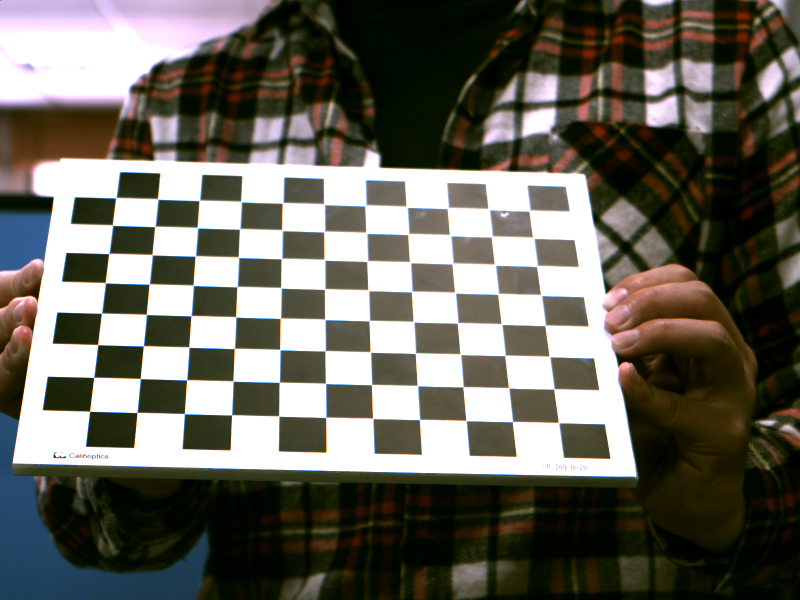
#> input picture images/OriginalPerspective.png, 1600 x 1200 px (shown at 1/2 size)
$ python perspective_trans.py
#> lines starting #> are read from the running program, lines starting #| are printed output that depends on the picture
import cv2
import numpy as np
# cv2.namedWindow('origin', cv2.WINDOW_NORMAL)
orig = cv2.imread('images/OriginalPerspective.png')
#> orig is the input picture: shape (1200, 1600, 3); mean B, G, R 92.2, 101.8, 103.8
# cv2.imshow('origin', orig)
orig_resize = cv2.resize(orig, (1200, 900))
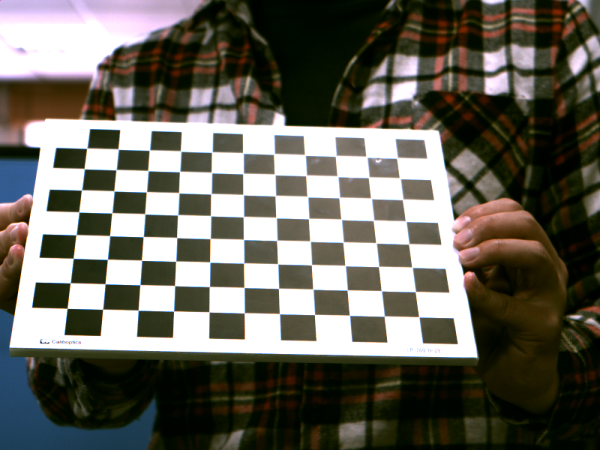
#> orig_resize: shape (900, 1200, 3) (shown at 1/2 size); mean B, G, R 92.2, 101.8, 103.9
cv2.imshow('origin', orig_resize)
# cv2.namedWindow('perspective transformation')
positions = []
def mousePosition(event, x, y, flag, param):
    if event == cv2.EVENT_LBUTTONDOWN:
        # print(x,y)
        positions.append([x, y])
        # positions.append([round(x*1.3333), round(y*1.3333)])
        if len(positions) == 4:

            pts1 = np.float32([positions[0], positions[1], positions[3], positions[2]])
            pts2 = np.float32([[20, 20], [450, 20], [20, 450], [450, 450]])
            # pts2 = np.float32([[0, 0], [450, 0], [0, 450], [450, 450]])

            M = cv2.getPerspectiveTransform(pts1, pts2)
            dst = cv2.warpPerspective(orig_resize , M, (450, 450))
            # dst = cv2.warpPerspective(orig , M, (450, 450))
            cv2.imshow('after', dst)
            positions.clear()
            # positions.append([x, y])

cv2.setMouseCallback('origin', mousePosition)

cv2.waitKey(0)

$ run again, with images/color.png copied over images/OriginalPerspective.png
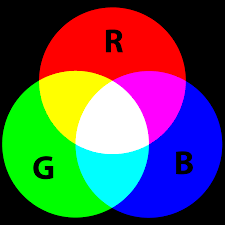
#> input picture images/color.png, 225 x 225 px
#> orig is the input picture: shape (225, 225, 3); mean B, G, R 83.9, 84, 84
#> `orig_resize = cv2.resize(orig, (1200, 900))`:
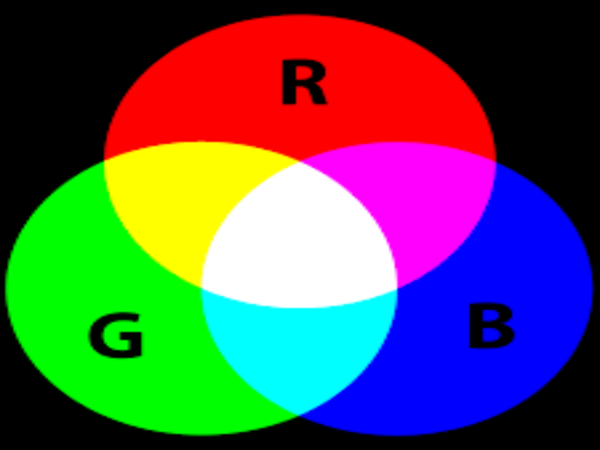
#> orig_resize: shape (900, 1200, 3) (shown at 1/2 size); mean B, G, R 83.9, 84, 84
